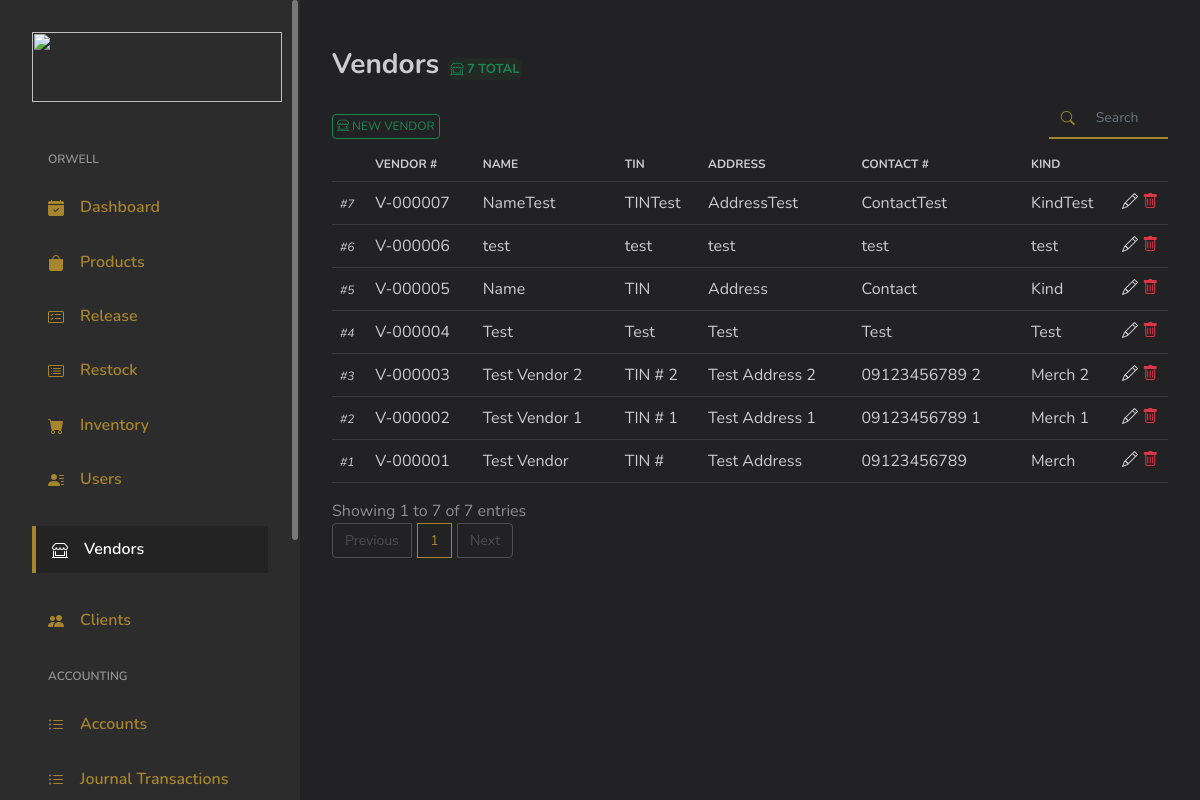
/index.php/admin/vendors, run on an earlier commit of the app's database.
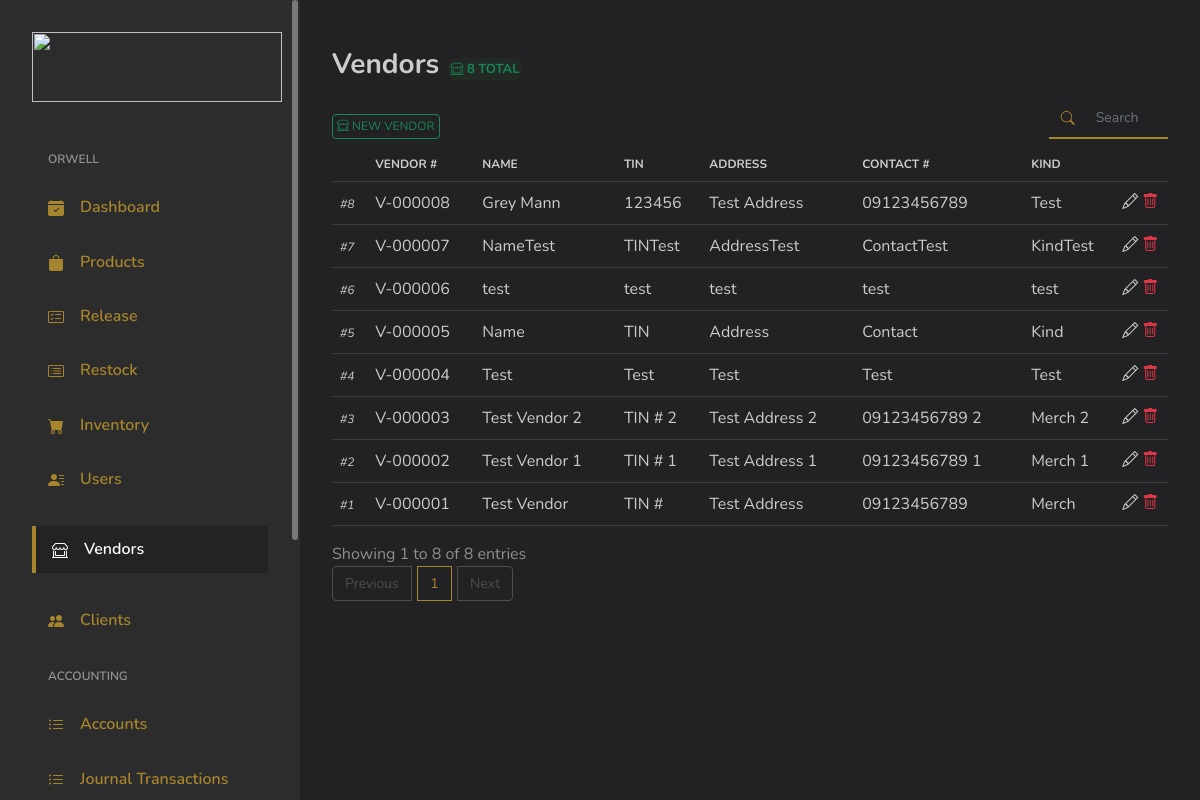
And on a later commit of the database.
### tables this page shows
CREATE TABLE `vendors` (
  `ID` int(11) NOT NULL,
  `VendorNo` varchar(255) DEFAULT NULL,
  `Name` varchar(255) DEFAULT NULL,
  `TIN` varchar(255) DEFAULT NULL,
  `Address` varchar(255) DEFAULT NULL,
  `ContactNum` varchar(255) DEFAULT NULL,
  `ProductServiceKind` varchar(255) DEFAULT NULL
);

### application/controllers/Admin.php (called while the page is built, shortened)
<?php
class Admin extends MY_Controller {
	public $globalData = [];
	public function __construct()
	{
		$this->load->model('Model_Selects');
		$this->load->model('Model_Security');
		$this->load->model('Model_Inserts');
		$this->load->model('Model_Logbook');
		$this->load->model('Model_Updates');
		$this->load->model('Model_Deletes');
	}
	public function vendors()
	{
		$data = [];
		$data = array_merge($data, $this->globalData);
		$header['pageTitle'] = 'Vendors';
		$data['globalHeader'] = $this->load->view('main/globals/header', $header);
		$this->load->view('admin/vendors', $data);
	}
}

### index.php (called while the page is built, shortened)
<?php
require_once BASEPATH.'core/CodeIgniter.php';

### application/models/Model_Selects.php (called while the page is built, shortened)
<?php
class Model_Selects extends CI_Model {
	public function GetVendors()
	{
		$this->db->select('*');
		$this->db->order_by('ID', 'desc');
		$result = $this->db->get('vendors');
		return $result;
	}
}

### application/views/admin/vendors.php (the view, shortened to what this page needs)
<?php
$getVendors = $this->Model_Selects->GetVendors();
?>
</head>
<body>
<div id="app">
	<div id="main">
		<div class="page-heading">
			<div class="page-title">
				<div class="row">
					<div class="col-12 col-md-6">
						<h3>Vendors
							<span class="text-center success-banner-sm">
								<i class="bi bi-shop-window"></i> <?=$getVendors->num_rows();?> TOTAL
							</span>
						</h3>
					</div>
					<div class="col-sm-12 col-md-10 pt-4 pb-2">
						<button type="button" class="newvendor-btn btn btn-sm-success" style="font-size: 12px;"><i class="bi bi-shop-window"></i> NEW VENDOR</button>
					</div>
					<div class="col-sm-12 col-md-2 mr-auto pt-4 pb-2" style="margin-top: -15px;">
						<div class="input-group">
							<div class="input-group-prepend">
								<span class="input-group-text" style="font-size: 14px;"><i class="bi bi-search h-100 w-100" style="margin-top: 5px;"></i></span>
							</div>
							<input type="text" id="tableSearch" class="form-control" placeholder="Search" style="font-size: 14px;">
						</div>
					</div>
				</div>
			</div>
			<section class="section">
				<div class="table-responsive">
					<table id="vendorsTable" class="standard-table table">
						<thead style="font-size: 12px;">
							<th></th>
							<th>VENDOR #</th>
							<th>NAME</th>
							<th>TIN</th>
							<th>ADDRESS</th>
							<th>CONTACT #</th>
							<th>KIND</th>
							<th></th>
						</thead>
						<tbody>
							<?php
							if ($getVendors->num_rows() > 0):
								foreach ($getVendors->result_array() as $row): ?>
									<tr class="tr_class_modal" data-id="<?=$row['ID']?>">
										<td>
											<span class="db-identifier" style="font-style: italic; font-size: 12px;"><?=$row['ID']?></span>
										</td>
										<td>
											<?=$row['VendorNo']?>
										</td>
										<td>
											<?=$row['Name']?>
										</td>
										<td>
											<?=$row['TIN']?>
										</td>
										<td>
											<?=$row['Address']?>
										</td>
										<td>
											<?=$row['ContactNum']?>
										</td>
										<td>
											<?=$row['ProductServiceKind']?>
										</td>
										<td>
											<i class="bi bi-pencil btn-update-vendor"></i>
											<i class="bi bi-trash text-danger"></i>
										</td>
									</tr>
							<?php endforeach;
							endif; ?>
						</tbody>
					</table>
				</div>
			</section>
		</div>
	</div>
</div>
</body>
</html>

What changed in the data, as far as the page shows it:
added vendors: ID "8", VendorNo "V-000008", Name "Grey Mann", TIN "123456", Address "Test Address", ContactNum "09123456789", ProductServiceKind "Test"
Also different on the page:
$getVendors->num_rows(): "7" → "8"
text written by a page script: "Showing 1 to 7 of 7 entries Previous 1 Next" → "Showing 1 to 8 of 8 entries Previous 1 Next"
